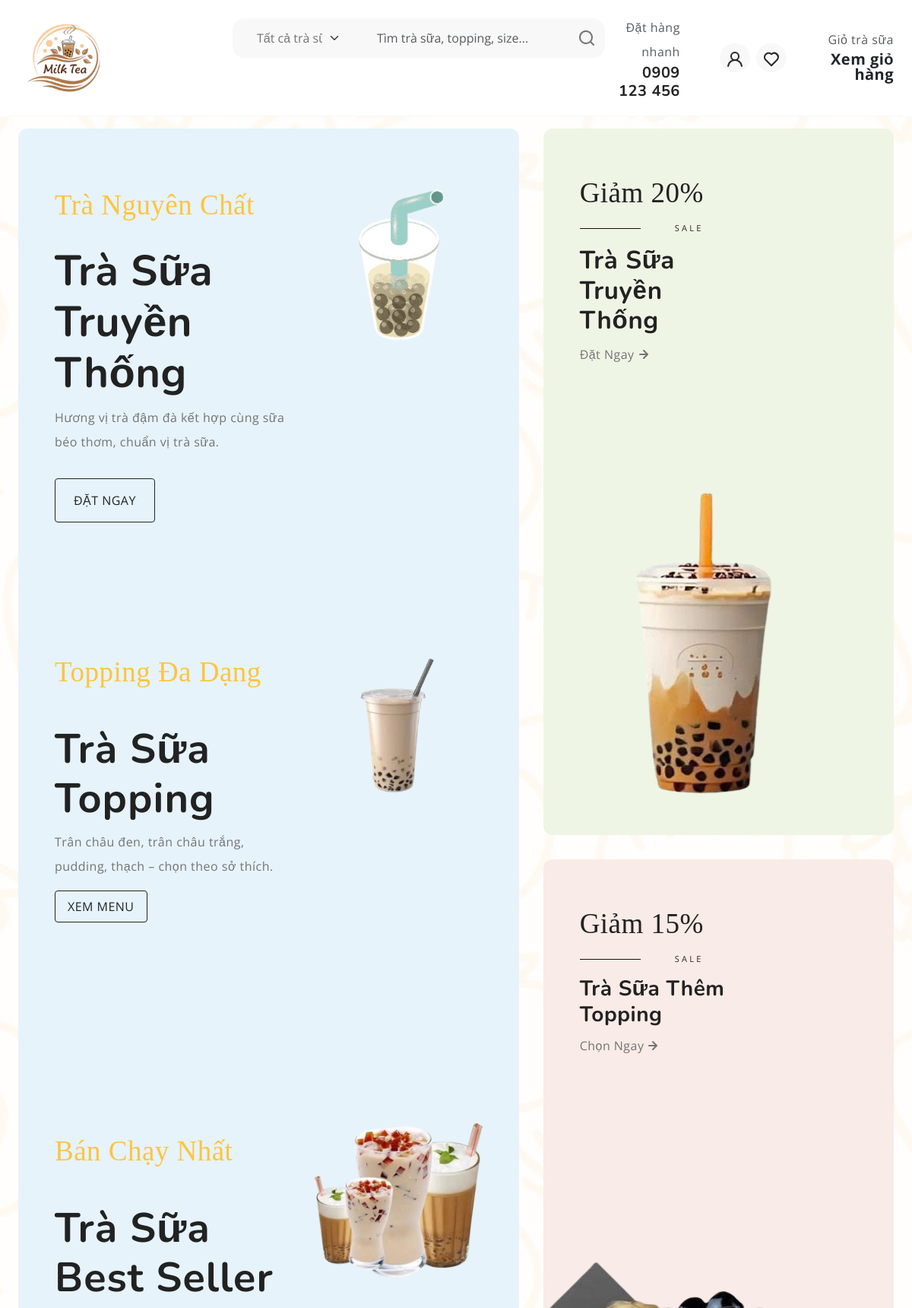
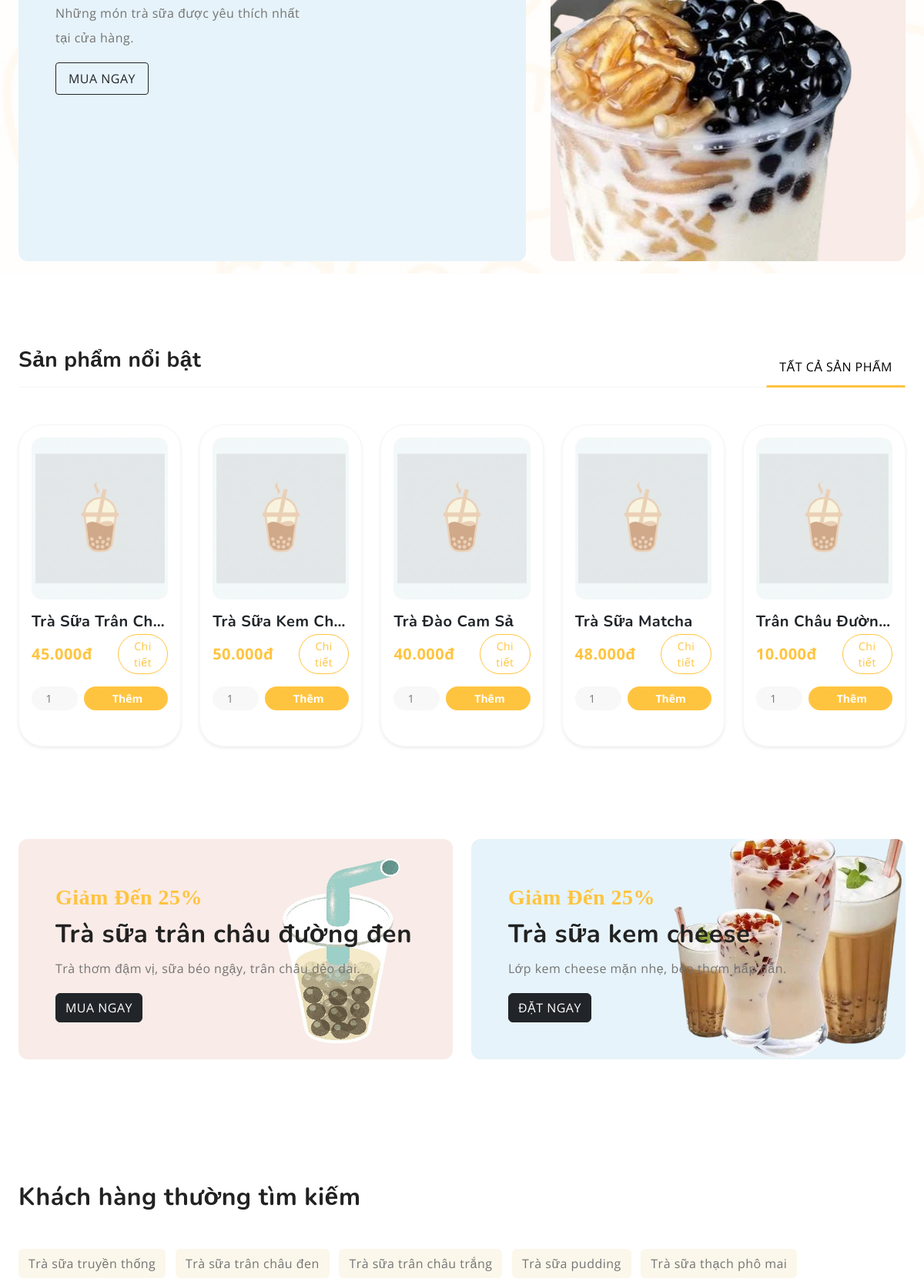
The page / (upper part) on the database its author committed (2 pictures, top to bottom).
### tables this page shows
CREATE TABLE `product` (
  `product_id` int NOT NULL,
  `product_name` varchar(150) NOT NULL,
  `price` decimal(10,2) NOT NULL,
  `description` text,
  `image_url` varchar(255) DEFAULT 'default.png',
  `category_id` int DEFAULT NULL,
  `stock_quantity` int DEFAULT 100
);

### controller/client/HomeController.php (called while the page is built, shortened)
<?php
class HomeController extends \Controller
{
    public function index()
    {
        $productModel = new \Product();
        $products = $productModel->getAll();
        $this->loadView('client/home/index.php', ['products' => $products]);
    }
}

### index.php (called while the page is built, shortened)
<?php
$router = new Router();
$router->dispatch();
?>

### entity/Model.php (called while the page is built, shortened)
<?php
require_once __DIR__ . '/../database/connect.php';
class Model
{
    protected $table;
    protected $conn;
    public function __construct()
    {
        global $conn;
        $this->conn = $conn;
    }
    public function getAll($conditions = [])
    {
        $sql = "SELECT * FROM `{$this->table}`";
        $stmt = $this->conn->prepare($sql);
        $stmt->execute();
        return $stmt->fetchAll(PDO::FETCH_ASSOC);
    }
}

### database/config.php (called while the page is built, shortened)
<?php
function asset_url($path)
{
    $path = ltrim($path, '/');
    return BASE_URL . 'public/' . $path;
}
function get_product_image_url($image = null)
{
    $paths = [
        'public/images/' . $image,
        'public/client/images/' . $image,
    ];
    foreach ($paths as $relPath) {
        $fullPath = __DIR__ . '/../' . $relPath;
    }
    return asset_url('images/default.png');
}

### view/client/home/index.php (the view, shortened to what this page needs)
<?php
require_once __DIR__ . '/../../../database/config.php';
include __DIR__ . '/../template/header.php';
include __DIR__ . '/../template/banner.php';
?>
<section class="py-5">
    <div class="container-fluid">
        <div class="row">
            <div class="col-md-12">
                <div class="bootstrap-tabs product-tabs">
                    <div class="tabs-header d-flex justify-content-between border-bottom my-5">
                        <h3>Sản phẩm nổi bật</h3>
                        <nav>
                            <div class="nav nav-tabs" id="nav-tab" role="tablist">
                                <a href="#" class="nav-link text-uppercase fs-6 active" id="nav-all-tab"
                                    data-bs-toggle="tab" data-bs-target="#nav-all">Tất cả sản phẩm</a>
                            </div>
                        </nav>
                    </div>
                    <div class="tab-content" id="nav-tabContent">
                        <div class="tab-pane fade show active" id="nav-all" role="tabpanel"
                            aria-labelledby="nav-all-tab">
                            <div
                                class="product-grid row row-cols-1 row-cols-sm-2 row-cols-md-3 row-cols-lg-4 row-cols-xl-5">
                                <?php if (!empty($products)): ?>
                                    <?php foreach ($products as $product): ?>
                                        <div class="col mb-4">
                                            <div
                                                class="product-item h-100 border rounded-5 p-3 shadow-sm bg-white transition-hover">
                                                <figure class="mb-3">
                                                    <a href="<?php echo BASE_URL; ?>product-detail?id=<?php echo $product['product_id']; ?>"
                                                        title="<?php echo htmlspecialchars($product['product_name']); ?>">
                                                        <img src="<?php echo get_product_image_url($product['image_url']); ?>"
                                                            class="img-fluid rounded-4"
                                                            style="width: 100%; height: 220px; object-fit: cover;">
                                                    </a>
                                                </figure>
                                                <h3 class="fs-5 fw-bold mb-1">
                                                    <a href="<?php echo BASE_URL; ?>product-detail?id=<?php echo $product['product_id']; ?>"
                                                        class="text-decoration-none text-dark d-block text-truncate">
                                                        <?php echo htmlspecialchars($product['product_name']); ?>
                                                    </a>
                                                </h3>
                                                <div class="d-flex justify-content-between align-items-center mb-3">
                                                    <span
                                                        class="price fw-bold text-primary fs-5"><?php echo number_format($product['price'], 0, ',', '.'); ?>đ</span>
                                                    <a href="<?php echo BASE_URL; ?>product-detail?id=<?php echo $product['product_id']; ?>"
                                                        class="btn btn-sm btn-outline-primary rounded-pill px-3">
                                                        Chi tiết
                                                    </a>
                                                </div>
                                                <form action="<?php echo BASE_URL; ?>cart/add" method="POST">
                                                    <div class="d-flex align-items-center gap-2">
                                                        <input type="number" name="quantity"
                                                            class="form-control form-control-sm rounded-pill text-center bg-light border-0"
                                                            value="1" min="1" style="width: 60px;">
                                                        <button type="submit"
                                                            class="btn btn-primary btn-sm flex-grow-1 rounded-pill fw-bold">
                                                            <i class="bi bi-cart-plus me-1"></i> Thêm
                                                        </button>
                                                    </div>
                                                </form>
                                            </div>
                                        </div>
                                    <?php endforeach; ?>
                                <?php else: ?>
                                    <p class="col-12 text-center">Chưa có sản phẩm nào. </p>
                                <?php endif; ?>
                            </div>
                        </div>
                    </div>
                </div>
            </div>
        </div>
    </div>
</section>
<?php
include __DIR__ . '/../template/banner-content.php';
include __DIR__ . '/../template/footer.php';
?>

### rows shown on the page
product: product_name "Trà Sữa Trân Ch…", price "45.000"
product: product_name "Trà Sữa Kem Ch…", price "50.000"
product: product_name "Trà Đào Cam Sả", price "40.000"
product: product_name "Trà Sữa Matcha", price "48.000"
product: product_name "Trân Châu Đườn…", price "10.000"
